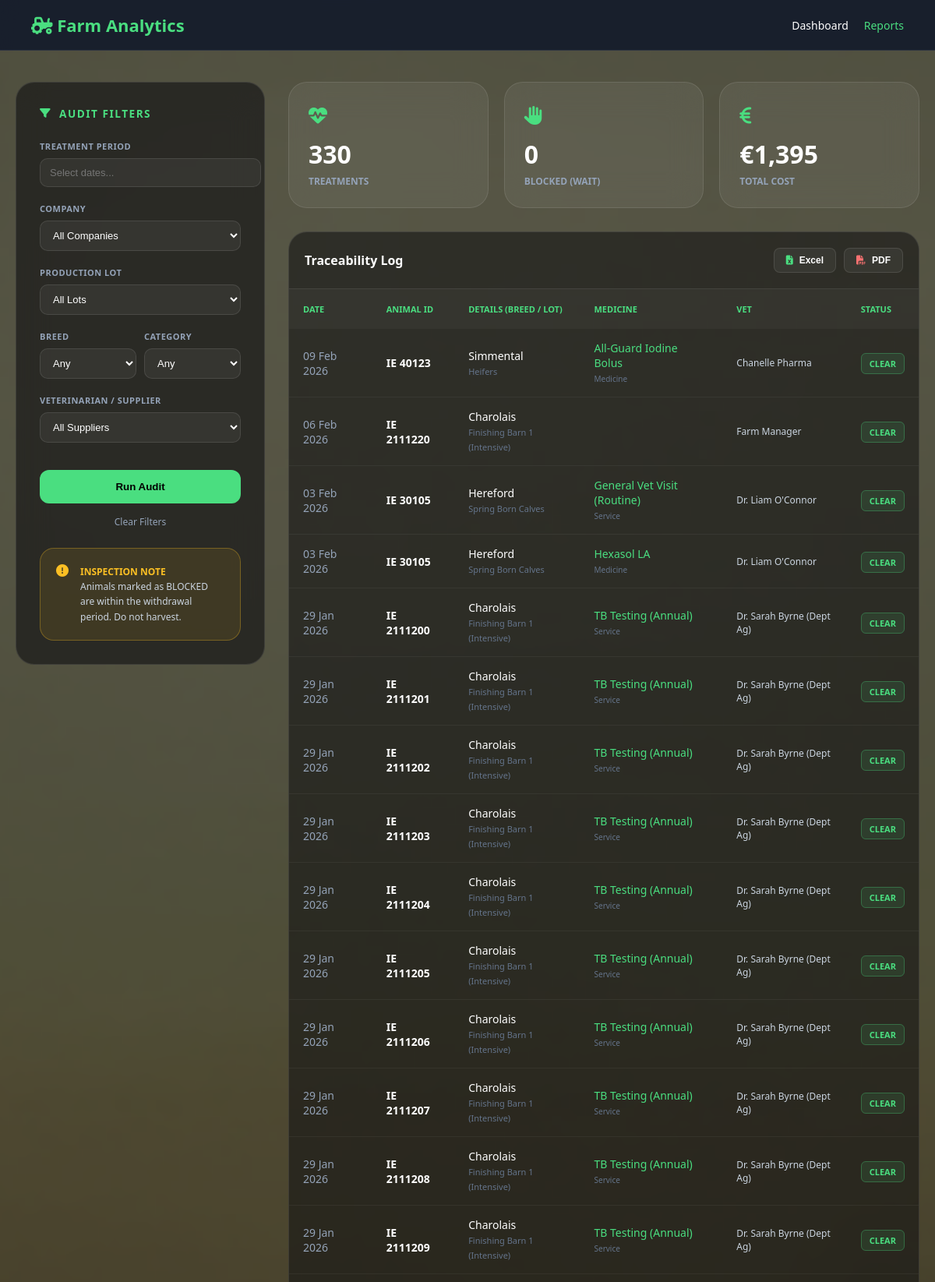
Screenshot of /reports_health.php (signed in, upper part) with the database file from the repository.
### tables this page shows
CREATE TABLE `health_records` (
  `record_id` int(11) NOT NULL,
  `animal_id` int(11) NOT NULL,
  `item_id` int(11) DEFAULT NULL,
  `treatment_date` date NOT NULL,
  `vet_name` varchar(100) DEFAULT NULL,
  `diagnosis` text DEFAULT NULL,
  `cost` decimal(10,2) DEFAULT 0.00,
  `created_at` timestamp NOT NULL DEFAULT current_timestamp()
);

CREATE TABLE `animal` (
  `animal_id` int(11) NOT NULL,
  `tag_number` varchar(50) NOT NULL,
  `type_id` int(11) NOT NULL,
  `birth_date` date DEFAULT NULL,
  `birth_place` varchar(150) DEFAULT NULL,
  `country_id` int(11) NOT NULL,
  `sex` enum('male','female') NOT NULL,
  `status` enum('active','sold','dead') DEFAULT 'active'
);

CREATE TABLE `animal_types` (
  `type_id` int(11) NOT NULL,
  `species` enum('cattle','sheep','goat','pig','horse','other') NOT NULL DEFAULT 'cattle',
  `breed` varchar(100) NOT NULL,
  `description` text DEFAULT NULL
);

CREATE TABLE `lot` (
  `lot_id` int(11) NOT NULL,
  `company_id` int(11) DEFAULT NULL,
  `name` varchar(100) NOT NULL,
  `creation_date` date NOT NULL,
  `description` text DEFAULT NULL
);

CREATE TABLE `medical_catalog` (
  `item_id` int(11) NOT NULL,
  `item_name` varchar(150) NOT NULL,
  `type` enum('medicine','vaccine','service','equipment') NOT NULL,
  `description` text DEFAULT NULL,
  `cost_price` decimal(10,2) DEFAULT 0.00,
  `sale_price` decimal(10,2) DEFAULT 0.00,
  `supplier_id` int(11) DEFAULT NULL,
  `stock_quantity` int(11) DEFAULT 0,
  `unit` varchar(20) DEFAULT 'dose',
  `withdrawal_days` int(11) DEFAULT 0
);

### reports_health.php (the view, shortened to what this page needs)
<?php
require_once 'config.php';
$where = ["1=1"];
$sql_where = implode(" AND ", $where);
$sql = "SELECT
            hr.record_id, hr.treatment_date, hr.diagnosis, hr.vet_name, hr.cost,
            a.tag_number, a.status as animal_status,
            mc.item_name, mc.type as med_type, mc.withdrawal_days,
            l.name as lot_name, t.breed,
            c.name as company_name
        FROM health_records hr
        JOIN animal a ON hr.animal_id = a.animal_id
        LEFT JOIN medical_catalog mc ON hr.item_id = mc.item_id
        LEFT JOIN animal_types t ON a.type_id = t.type_id
        LEFT JOIN lot_animals la ON a.animal_id = la.animal_id AND la.exit_date IS NULL
        LEFT JOIN lot l ON la.lot_id = l.lot_id
        LEFT JOIN company c ON l.company_id = c.company_id
        WHERE $sql_where
        ORDER BY hr.treatment_date DESC";
$stmt = $conn->prepare($sql);
$stmt->execute();
$result = $stmt->get_result();
$records = [];
$stats = ['total_cases' => 0, 'blocked_animals' => 0, 'total_cost' => 0];
$today = new DateTime();
while ($row = $result->fetch_assoc()) {
    $withdrawal_days = isset($row['withdrawal_days']) ? (int)$row['withdrawal_days'] : 0;
    $treat_date = new DateTime($row['treatment_date']);
    $clear_date = clone $treat_date;
    $clear_date->modify("+$withdrawal_days days");
    $is_blocked = ($withdrawal_days > 0 && $clear_date > $today);
    $row['is_blocked'] = $is_blocked;
    $row['days_remaining'] = $is_blocked ? $today->diff($clear_date)->days : 0;
    $stats['total_cases']++;
    $stats['total_cost'] += $row['cost'];
    $records[] = $row;
}
?>
<!DOCTYPE html>
<html lang="en">
<head>
    <link href="https://cdnjs.cloudflare.com/ajax/libs/font-awesome/6.5.1/css/all.min.css" rel="stylesheet">
    <link rel="stylesheet" href="https://cdn.jsdelivr.net/npm/flatpickr/dist/flatpickr.min.css">
    <link rel="stylesheet" href="https://cdn.jsdelivr.net/npm/flatpickr/dist/themes/dark.css">
</head>
<body>
<div class="topbar">
    <a href="dashboard.php" class="brand"><i class="fa-solid fa-tractor"></i> Farm Analytics</a>
    <div style="display:flex; gap:20px;">
        <a href="dashboard.php" style="color:#fff; text-decoration:none; font-size:14px;">Dashboard</a>
        <a href="reports.php" style="color:#4ade80; text-decoration:none; font-size:14px;">Reports</a>
    </div>
</div>
<div class="main">
    <aside>
        <div class="filter-panel">
            <div class="filter-title"><i class="fa-solid fa-filter"></i> Audit Filters</div>
            <form method="GET">
                <div class="form-group">
                    <label class="form-label">Treatment Period</label>
                    <input type="text" name="date_range" id="dateRange" class="form-control" placeholder="Select dates..." value="<?= htmlspecialchars($_GET['date_range'] ?? '') ?>">
                </div>
                <div class="form-group">
                    <label class="form-label">Company</label>
                    <select name="company_id" class="form-select" onchange="this.form.submit()">
                        <option value="">All Companies</option>
                    </select>
                </div>
                <div class="form-group">
                    <label class="form-label">Production Lot</label>
                    <select name="lot_id" class="form-select">
                        <option value="">All Lots</option>
                    </select>
                </div>
                <div style="display: flex; gap: 10px;">
                    <div class="form-group" style="flex: 1;">
                        <label class="form-label">Breed</label>
                        <select name="type_id" class="form-select">
                            <option value="">Any</option>
                        </select>
                    </div>
                    <div class="form-group" style="flex: 1;">
                        <label class="form-label">Category</label>
                        <select name="med_type" class="form-select">
                            <option value="">Any</option>
                        </select>
                    </div>
                </div>
                <div class="form-group">
                    <label class="form-label">Veterinarian / Supplier</label>
                    <select name="vet_name" class="form-select">
                        <option value="">All Suppliers</option>
                    </select>
                </div>
                <button type="submit" class="btn-run">Run Audit</button>
                <a href="reports_health.php" style="display:block; text-align:center; color:#94a3b8; font-size:12px; margin-top:15px; text-decoration:none;">Clear Filters</a>
            </form>
            <div class="note-box">
                <i class="fa-solid fa-circle-exclamation" style="color:#fbbf24;"></i>
                <div class="note-text">
                    <strong>Inspection Note</strong><br>
                    Animals marked as BLOCKED are within the withdrawal period. Do not harvest.
                </div>
            </div>
        </div>
    </aside>
    <section>
        <div class="kpi-grid">
            <div class="kpi-card">
                <div class="kpi-icon"><i class="fa-solid fa-heart-pulse"></i></div>
                <div class="kpi-val"><?= $stats['total_cases'] ?></div>
                <div class="kpi-lbl">Treatments</div>
            </div>
            <div class="kpi-card" style="<?= $stats['blocked_animals'] > 0 ? 'border-color: rgba(251, 191, 36, 0.4);' : '' ?>">
                <div class="kpi-icon"><i class="fa-solid fa-hand" style="<?= $stats['blocked_animals'] > 0 ? 'color: #fbbf24;' : '' ?>"></i></div>
                <div class="kpi-val" style="<?= $stats['blocked_animals'] > 0 ? 'color: #fbbf24;' : '' ?>"><?= $stats['blocked_animals'] ?></div>
                <div class="kpi-lbl">Blocked (Wait)</div>
            </div>
            <div class="kpi-card">
                <div class="kpi-icon"><i class="fa-solid fa-euro-sign"></i></div>
                <div class="kpi-val">€<?= number_format($stats['total_cost'], 0) ?></div>
                <div class="kpi-lbl">Total Cost</div>
            </div>
        </div>
        <div class="table-panel">
            <div style="padding: 20px; border-bottom: 1px solid rgba(255,255,255,0.1); display:flex; justify-content:space-between; align-items:center;">
                <h4 style="margin:0; font-size:16px; color:#fff;">Traceability Log</h4>
                <div class="export-actions">
                    <button type="button" onclick="exportToExcel()" class="btn-export"><i class="fa-solid fa-file-excel" style="color:#4ade80;"></i> Excel</button>
                    <button type="button" onclick="exportToPDF()" class="btn-export"><i class="fa-solid fa-file-pdf" style="color:#f87171;"></i> PDF</button>
                </div>
            </div>
            <table class="glass-table" id="reportTable">
                <thead>
                    <tr>
                        <th>Date</th>
                        <th>Animal ID</th>
                        <th>Details (Breed / Lot)</th>
                        <th>Medicine</th>
                        <th>Vet</th>
                        <th>Status</th>
                    </tr>
                </thead>
                <tbody>
                    <?php if(count($records) > 0): foreach($records as $row): ?>
                    <tr>
                        <td style="color:#94a3b8;"><?= date('d M Y', strtotime($row['treatment_date'])) ?></td>
                        <td><strong style="color:#fff;"><?= $row['tag_number'] ?></strong></td>
                        <td>
                            <div style="color:#fff"><?= $row['breed'] ?></div>
                            <small style="color:#64748b; font-size:11px;"><?= $row['lot_name'] ?: '-' ?></small>
                        </td>
                        <td>
                            <span style="color:#4ade80;"><?= $row['item_name'] ?></span><br>
                            <small style="color:#64748b; font-size:10px;"><?= ucfirst($row['med_type']) ?></small>
                        </td>
                        <td style="font-size:12px; color:#cbd5e1;"><?= $row['vet_name'] ?: '-' ?></td>
                        <td>
                            <?php if($row['is_blocked']): ?>
                                <span class="badge-blocked">BLOCKED (<?= $row['days_remaining'] ?>d)</span>
                            <?php else: ?>
                                <span class="badge-clear">CLEAR</span>
                            <?php endif; ?>
                        </td>
                    </tr>
                    <?php endforeach; else: ?>
                        <tr><td colspan="6" style="text-align:center; color:#64748b; padding:30px;">No records found matching filters.</td></tr>
                    <?php endif; ?>
                </tbody>
            </table>
        </div>
    </section>
</div>
</body>
</html>

### reports_health.php (style rules this page uses)
body { margin: 0; font-family: "Segoe UI", sans-serif; background: url('assets/img/dowloag.png') no-repeat center center fixed; background-size: cover; color: #fff; }
body::before { content: ""; position: fixed; top: 0; left: 0; width: 100%; height: 100%; background: rgba(0, 0, 0, 0.65); z-index: -1; }
.topbar { background: rgba(15, 23, 42, 0.85); backdrop-filter: blur(15px); border-bottom: 1px solid rgba(255,255,255,0.1); padding: 0 40px; height: 64px; display: flex; align-items: center; justify-content: space-between; position: sticky; top: 0; z-index: 100; }
.brand { font-size: 22px; font-weight: 700; color: #4ade80; text-decoration: none; }
.main { max-width: 1400px; margin: 40px auto; padding: 0 20px; display: grid; grid-template-columns: 320px 1fr; gap: 30px; }
.filter-panel { background: rgba(25, 25, 25, 0.7); backdrop-filter: blur(20px); border: 1px solid rgba(255,255,255,0.1); border-radius: 24px; padding: 30px; }
.filter-title { color: #4ade80; font-size: 0.85rem; text-transform: uppercase; font-weight: 800; letter-spacing: 1.5px; margin-bottom: 25px; display: flex; align-items: center; gap: 10px; }
.form-group { margin-bottom: 20px; }
.form-label { font-size: 11px; color: #94a3b8; text-transform: uppercase; font-weight: 700; display: block; margin-bottom: 8px; letter-spacing: 0.5px; }
.form-control, .form-select { background: rgba(255, 255, 255, 0.05) !important; border: 1px solid rgba(255,255,255,0.1) !important; color: #fff !important; border-radius: 10px; padding: 10px 12px; font-size: 13px; width: 100%; }
.btn-run { background: #4ade80; color: #000; font-weight: 700; border: none; padding: 14px; border-radius: 12px; width: 100%; cursor: pointer; transition: 0.3s; margin-top: 15px; }
.export-actions { display: flex; gap: 10px; }
.btn-export { background: rgba(255,255,255,0.05); color: #fff; border: 1px solid rgba(255,255,255,0.1); padding: 8px 15px; border-radius: 8px; cursor: pointer; font-size: 12px; font-weight: 600; display: flex; align-items: center; gap: 8px; transition: 0.3s; }
.note-box { background: rgba(251, 191, 36, 0.1); border: 1px solid rgba(251, 191, 36, 0.3); border-radius: 18px; padding: 20px; margin-top: 25px; display: flex; gap: 15px; }
.note-text { font-size: 12px; color: #cbd5e1; line-height: 1.6; }
.note-text strong { color: #fbbf24; text-transform: uppercase; }
.kpi-grid { display: grid; grid-template-columns: repeat(3, 1fr); gap: 20px; margin-bottom: 30px; }
.kpi-card { background: rgba(255,255,255,0.06); backdrop-filter: blur(20px); border: 1px solid rgba(255,255,255,0.1); border-radius: 24px; padding: 25px; }
.kpi-icon { font-size: 24px; color: #4ade80; margin-bottom: 12px; }
.kpi-val { font-size: 32px; font-weight: 700; color: #fff; margin: 0; }
.kpi-lbl { font-size: 12px; color: #94a3b8; text-transform: uppercase; font-weight: 600; margin-top: 5px; }
.table-panel { background: rgba(20, 20, 20, 0.6); border-radius: 24px; border: 1px solid rgba(255,255,255,0.1); overflow: hidden; }
.glass-table { width: 100%; border-collapse: collapse; }
.glass-table th { background: rgba(255,255,255,0.03); text-align: left; padding: 18px; color: #4ade80; font-size: 11px; text-transform: uppercase; }
.glass-table td { padding: 15px 18px; border-bottom: 1px solid rgba(255,255,255,0.05); font-size: 14px; vertical-align: middle; }
.badge-clear { background: rgba(74, 222, 128, 0.1); color: #4ade80; border: 1px solid rgba(74, 222, 128, 0.3); padding: 5px 10px; border-radius: 6px; font-size: 11px; font-weight: 700; }

### rows the page displays
health_records: treatment_date "09 Feb 2026", animal.tag_number "IE 40123", animal_types.breed "Simmental", lot.name "Heifers", item.item_name "All-Guard Iodine Bolus", item.type "Medicine", vet_name "Chanelle Pharma", shows "CLEAR"
health_records: treatment_date "06 Feb 2026", animal.tag_number "IE 2111220", animal_types.breed "Charolais", lot.name "Finishing Barn 1 (Intensive)", vet_name "Farm Manager", shows "CLEAR"
health_records: treatment_date "03 Feb 2026", animal.tag_number "IE 30105", animal_types.breed "Hereford", lot.name "Spring Born Calves", item.item_name "General Vet Visit (Routine)", item.type "Service", vet_name "Dr. Liam O'Connor", shows "CLEAR"
health_records: treatment_date "03 Feb 2026", animal.tag_number "IE 30105", animal_types.breed "Hereford", lot.name "Spring Born Calves", item.item_name "Hexasol LA", item.type "Medicine", vet_name "Dr. Liam O'Connor", shows "CLEAR"
health_records: treatment_date "29 Jan 2026", animal.tag_number "IE 2111200", animal_types.breed "Charolais", lot.name "Finishing Barn 1 (Intensive)", item.item_name "TB Testing (Annual)", item.type "Service", vet_name "Dr. Sarah Byrne (Dept Ag)", shows "CLEAR"
health_records: treatment_date "29 Jan 2026", animal.tag_number "IE 2111201", animal_types.breed "Charolais", lot.name "Finishing Barn 1 (Intensive)", item.item_name "TB Testing (Annual)", item.type "Service", vet_name "Dr. Sarah Byrne (Dept Ag)", shows "CLEAR"
health_records: treatment_date "29 Jan 2026", animal.tag_number "IE 2111202", animal_types.breed "Charolais", lot.name "Finishing Barn 1 (Intensive)", item.item_name "TB Testing (Annual)", item.type "Service", vet_name "Dr. Sarah Byrne (Dept Ag)", shows "CLEAR"
health_records: treatment_date "29 Jan 2026", animal.tag_number "IE 2111203", animal_types.breed "Charolais", lot.name "Finishing Barn 1 (Intensive)", item.item_name "TB Testing (Annual)", item.type "Service", vet_name "Dr. Sarah Byrne (Dept Ag)", shows "CLEAR"
health_records: treatment_date "29 Jan 2026", animal.tag_number "IE 2111204", animal_types.breed "Charolais", lot.name "Finishing Barn 1 (Intensive)", item.item_name "TB Testing (Annual)", item.type "Service", vet_name "Dr. Sarah Byrne (Dept Ag)", shows "CLEAR"
health_records: treatment_date "29 Jan 2026", animal.tag_number "IE 2111205", animal_types.breed "Charolais", lot.name "Finishing Barn 1 (Intensive)", item.item_name "TB Testing (Annual)", item.type "Service", vet_name "Dr. Sarah Byrne (Dept Ag)", shows "CLEAR"
health_records: treatment_date "29 Jan 2026", animal.tag_number "IE 2111206", animal_types.breed "Charolais", lot.name "Finishing Barn 1 (Intensive)", item.item_name "TB Testing (Annual)", item.type "Service", vet_name "Dr. Sarah Byrne (Dept Ag)", shows "CLEAR"
health_records: treatment_date "29 Jan 2026", animal.tag_number "IE 2111207", animal_types.breed "Charolais", lot.name "Finishing Barn 1 (Intensive)", item.item_name "TB Testing (Annual)", item.type "Service", vet_name "Dr. Sarah Byrne (Dept Ag)", shows "CLEAR"
health_records: treatment_date "29 Jan 2026", animal.tag_number "IE 2111208", animal_types.breed "Charolais", lot.name "Finishing Barn 1 (Intensive)", item.item_name "TB Testing (Annual)", item.type "Service", vet_name "Dr. Sarah Byrne (Dept Ag)", shows "CLEAR"
health_records: treatment_date "29 Jan 2026", animal.tag_number "IE 2111209", animal_types.breed "Charolais", lot.name "Finishing Barn 1 (Intensive)", item.item_name "TB Testing (Annual)", item.type "Service", vet_name "Dr. Sarah Byrne (Dept Ag)", shows "CLEAR"

### other values shown
$stats['total_cases'] "330"
$stats['blocked_animals'] "0"
$stats['total_cost'] "1,395"
